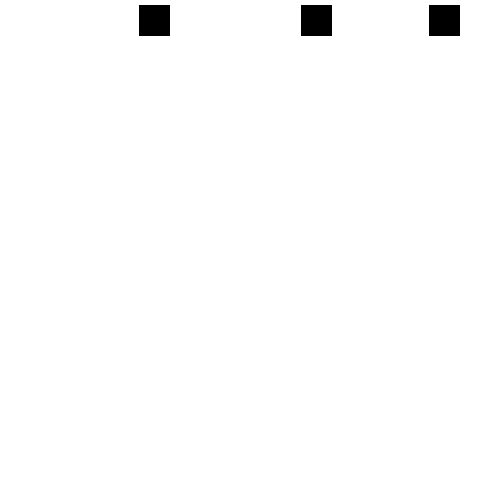
Frame 1 (no input)
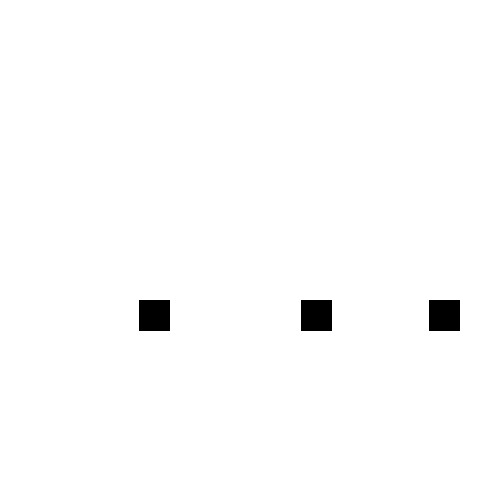
Frame 60 (the mouse pressed at the canvas centre just before this capture)
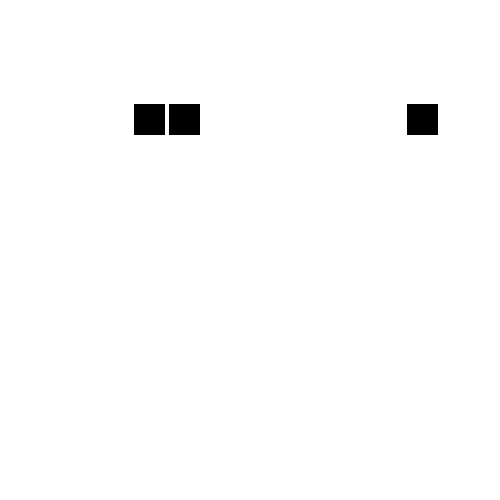
Frame 120 (the mouse held since frame 60 and released just before this capture)

The Processing sketch that drew these frames (run headless with seeded random() and noise(); from frame 60 on, the mouse is pressed at the canvas centre):

// Processing sketch: processing_121993
// ── processing_121993.pde

class meteor
{
    color c;
    float xpos = random(30, 450);
    float ypos;
    float yspeed;
 
    meteor()
    {
        c = color(255);
        ypos = 0;
        yspeed = 5;
    }
 
    void display()
    {
        fill(0);
        rect(xpos, ypos, 30, 30);
    }
 
    void drive()
    {
 
        ypos = ypos + yspeed;
        if (ypos > 500)
        {
            ypos = 0;
            xpos = random(30, 470);
            yspeed= (yspeed +0.5);
        }
    }
}
meteor meteor1;
meteor meteor2;
meteor meteor3;
void setup()
{
    size(500, 500);
    meteor1 = new meteor();
    meteor2 = new meteor();
    meteor3 = new meteor();
}
void draw()
{
 
    background(255);
    meteor1.drive();
    meteor1.display();
    meteor2.drive();
    meteor2.display();
    meteor3.drive();
    meteor3.display();
}
